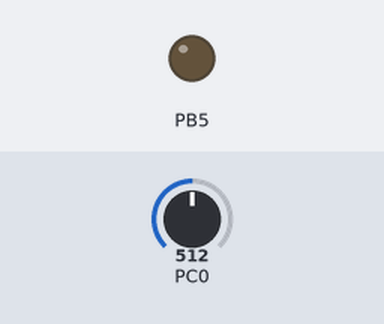
Bench run of a program on a simulated ATmega328P, built with avr-gcc and emulated at 16 MHz (the files do not name the chip). Shown: output pins drawn as LEDs (lit = HIGH). Inputs (shaded band) come from the test bench; at power-on: PC0 = 512.

Above: at 1.2 s.
1.3 s: PC0 set to 493
At 2.4 s:
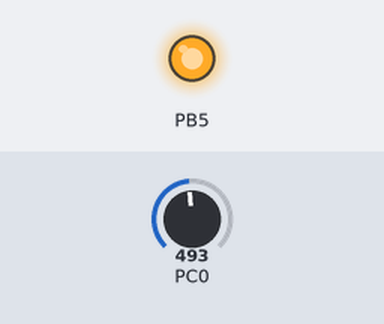
2.8 s: PC0 set to 716
At 3.5 s:
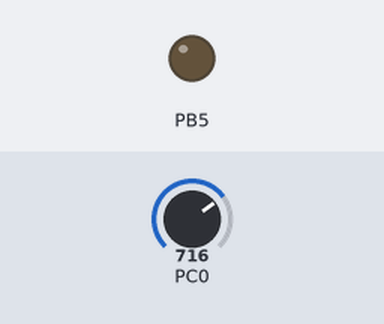
4.3 s: PC0 set to 511
At 4.6 s:
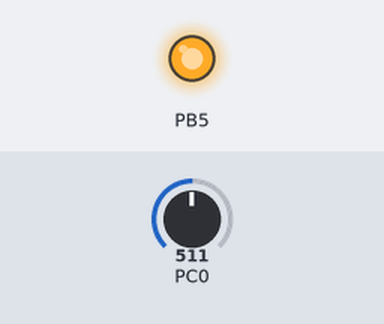
Timing chart, 0 to 7.3 s (numbered marks = the images above; inputs shaded):
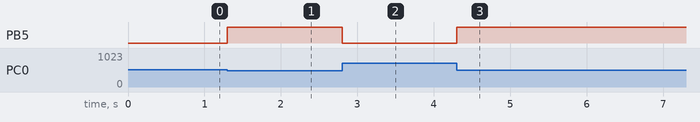

The program:

main.c
```c
#define F_CPU 16000000UL

#define TRIGPOINT 128

#include <avr/io.h>
#include <util/delay.h>

int main(void)
{
    /* set pin 5 of PORTB for output*/
    DDRB |= _BV(DDB5);

    // Configure PORT C bit 0 to an input
    DDRC = 0b00000000;

    // Configure ADC to be left justified, use AVCC as reference, and select ADC0 as ADC input
    ADMUX = 0b01100000;

    // Enable the ADC and set the prescaler to max value (128)
    ADCSRA = 0b10000111;

    // Main program loop
    while (1)
    {
        // Start an ADC conversion by setting ADSC bit (bit 6)
        ADCSRA = ADCSRA | (1 << ADSC);

        // Wait until the ADSC bit has been cleared
        while (ADCSRA & (1 << ADSC))
            ;

        if (ADCH < TRIGPOINT)
        {
            // Turn LED on
            PORTB |= _BV(PORTB5);
        }
        else
        {
            // Turn LED off
            PORTB &= ~_BV(PORTB5);
        }
    }
}
```

Measured:
- the behaviour switches between 512 and 511 on PC0 (found by bisection; images 0 and 1)
- after the input at 1.3 s, PB5: LOW → HIGH at once
- after the input at 2.8 s, PB5: HIGH → LOW at once
- after the input at 4.3 s, PB5: LOW → HIGH at once
